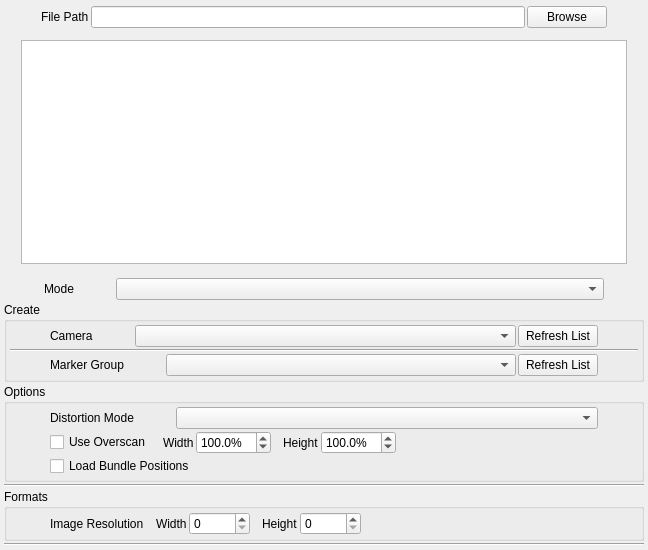
<?xml version="1.0" encoding="UTF-8"?>
<ui version="4.0">
 <class>Form</class>
 <widget class="QWidget" name="Form">
  <property name="geometry">
   <rect>
    <x>0</x>
    <y>0</y>
    <width>648</width>
    <height>550</height>
   </rect>
  </property>
  <property name="windowTitle">
   <string>Form</string>
  </property>
  <layout class="QVBoxLayout" name="verticalLayout_4">
   <property name="spacing">
    <number>1</number>
   </property>
   <property name="leftMargin">
    <number>1</number>
   </property>
   <property name="topMargin">
    <number>1</number>
   </property>
   <property name="rightMargin">
    <number>1</number>
   </property>
   <property name="bottomMargin">
    <number>1</number>
   </property>
   <item>
    <layout class="QVBoxLayout" name="verticalLayout" stretch="0,0,0,0,0">
     <property name="spacing">
      <number>2</number>
     </property>
     <item>
      <spacer name="verticalSpacer">
       <property name="orientation">
        <enum>Qt::Vertical</enum>
       </property>
       <property name="sizeType">
        <enum>QSizePolicy::Minimum</enum>
       </property>
       <property name="sizeHint" stdset="0">
        <size>
         <width>20</width>
         <height>5</height>
        </size>
       </property>
      </spacer>
     </item>
     <item>
      <layout class="QHBoxLayout" name="filepath_horizontalLayout">
       <item>
        <spacer name="horizontalSpacer">
         <property name="orientation">
          <enum>Qt::Horizontal</enum>
         </property>
         <property name="sizeType">
          <enum>QSizePolicy::Minimum</enum>
         </property>
         <property name="sizeHint" stdset="0">
          <size>
           <width>40</width>
           <height>20</height>
          </size>
         </property>
        </spacer>
       </item>
       <item>
        <widget class="QLabel" name="filepath_label">
         <property name="text">
          <string>File Path</string>
         </property>
        </widget>
       </item>
       <item>
        <widget class="QLineEdit" name="filepath_lineEdit"/>
       </item>
       <item>
        <widget class="QPushButton" name="filepath_pushButton">
         <property name="text">
          <string>Browse</string>
         </property>
        </widget>
       </item>
       <item>
        <spacer name="horizontalSpacer_2">
         <property name="orientation">
          <enum>Qt::Horizontal</enum>
         </property>
         <property name="sizeType">
          <enum>QSizePolicy::Preferred</enum>
         </property>
         <property name="sizeHint" stdset="0">
          <size>
           <width>40</width>
           <height>20</height>
          </size>
         </property>
        </spacer>
       </item>
      </layout>
     </item>
     <item>
      <spacer name="verticalSpacer_3">
       <property name="orientation">
        <enum>Qt::Vertical</enum>
       </property>
       <property name="sizeType">
        <enum>QSizePolicy::Minimum</enum>
       </property>
       <property name="sizeHint" stdset="0">
        <size>
         <width>20</width>
         <height>10</height>
        </size>
       </property>
      </spacer>
     </item>
     <item>
      <layout class="QHBoxLayout" name="fileInfo_horizontalLayout">
       <item>
        <spacer name="horizontalSpacer_4">
         <property name="orientation">
          <enum>Qt::Horizontal</enum>
         </property>
         <property name="sizeType">
          <enum>QSizePolicy::Minimum</enum>
         </property>
         <property name="sizeHint" stdset="0">
          <size>
           <width>20</width>
           <height>20</height>
          </size>
         </property>
        </spacer>
       </item>
       <item>
        <widget class="QPlainTextEdit" name="fileInfo_plainTextEdit"/>
       </item>
       <item>
        <spacer name="horizontalSpacer_3">
         <property name="orientation">
          <enum>Qt::Horizontal</enum>
         </property>
         <property name="sizeType">
          <enum>QSizePolicy::Minimum</enum>
         </property>
         <property name="sizeHint" stdset="0">
          <size>
           <width>20</width>
           <height>20</height>
          </size>
         </property>
        </spacer>
       </item>
      </layout>
     </item>
     <item>
      <spacer name="verticalSpacer_4">
       <property name="orientation">
        <enum>Qt::Vertical</enum>
       </property>
       <property name="sizeType">
        <enum>QSizePolicy::Minimum</enum>
       </property>
       <property name="sizeHint" stdset="0">
        <size>
         <width>20</width>
         <height>10</height>
        </size>
       </property>
      </spacer>
     </item>
    </layout>
   </item>
   <item>
    <layout class="QVBoxLayout" name="loadoptions_verticalLayout">
     <property name="spacing">
      <number>2</number>
     </property>
     <property name="leftMargin">
      <number>3</number>
     </property>
     <property name="topMargin">
      <number>3</number>
     </property>
     <property name="rightMargin">
      <number>3</number>
     </property>
     <property name="bottomMargin">
      <number>3</number>
     </property>
     <item>
      <layout class="QHBoxLayout" name="loadMode_horizontalLayout">
       <item>
        <spacer name="horizontalSpacer_16">
         <property name="orientation">
          <enum>Qt::Horizontal</enum>
         </property>
         <property name="sizeType">
          <enum>QSizePolicy::Minimum</enum>
         </property>
         <property name="sizeHint" stdset="0">
          <size>
           <width>40</width>
           <height>20</height>
          </size>
         </property>
        </spacer>
       </item>
       <item>
        <widget class="QLabel" name="loadMode_label">
         <property name="text">
          <string>Mode</string>
         </property>
        </widget>
       </item>
       <item>
        <spacer name="horizontalSpacer_17">
         <property name="orientation">
          <enum>Qt::Horizontal</enum>
         </property>
         <property name="sizeType">
          <enum>QSizePolicy::Minimum</enum>
         </property>
         <property name="sizeHint" stdset="0">
          <size>
           <width>40</width>
           <height>20</height>
          </size>
         </property>
        </spacer>
       </item>
       <item>
        <widget class="QComboBox" name="loadMode_comboBox">
         <property name="sizePolicy">
          <sizepolicy hsizetype="Preferred" vsizetype="Fixed">
           <horstretch>1</horstretch>
           <verstretch>0</verstretch>
          </sizepolicy>
         </property>
        </widget>
       </item>
       <item>
        <spacer name="horizontalSpacer_18">
         <property name="orientation">
          <enum>Qt::Horizontal</enum>
         </property>
         <property name="sizeType">
          <enum>QSizePolicy::Preferred</enum>
         </property>
         <property name="sizeHint" stdset="0">
          <size>
           <width>40</width>
           <height>20</height>
          </size>
         </property>
        </spacer>
       </item>
      </layout>
     </item>
     <item>
      <widget class="QGroupBox" name="create_groupBox">
       <property name="title">
        <string>Create</string>
       </property>
       <layout class="QVBoxLayout" name="verticalLayout_2">
        <property name="spacing">
         <number>2</number>
        </property>
        <property name="leftMargin">
         <number>3</number>
        </property>
        <property name="topMargin">
         <number>3</number>
        </property>
        <property name="rightMargin">
         <number>3</number>
        </property>
        <property name="bottomMargin">
         <number>3</number>
        </property>
        <item>
         <layout class="QHBoxLayout" name="camera_horizontalLayout">
          <item>
           <spacer name="horizontalSpacer_7">
            <property name="orientation">
             <enum>Qt::Horizontal</enum>
            </property>
            <property name="sizeType">
             <enum>QSizePolicy::Minimum</enum>
            </property>
            <property name="sizeHint" stdset="0">
             <size>
              <width>40</width>
              <height>20</height>
             </size>
            </property>
           </spacer>
          </item>
          <item>
           <widget class="QLabel" name="camera_label">
            <property name="text">
             <string>Camera</string>
            </property>
           </widget>
          </item>
          <item>
           <spacer name="horizontalSpacer_9">
            <property name="orientation">
             <enum>Qt::Horizontal</enum>
            </property>
            <property name="sizeType">
             <enum>QSizePolicy::Minimum</enum>
            </property>
            <property name="sizeHint" stdset="0">
             <size>
              <width>40</width>
              <height>20</height>
             </size>
            </property>
           </spacer>
          </item>
          <item>
           <widget class="QComboBox" name="camera_comboBox">
            <property name="sizePolicy">
             <sizepolicy hsizetype="Preferred" vsizetype="Fixed">
              <horstretch>1</horstretch>
              <verstretch>0</verstretch>
             </sizepolicy>
            </property>
           </widget>
          </item>
          <item>
           <widget class="QPushButton" name="cameraUpdate_pushButton">
            <property name="text">
             <string>Refresh List</string>
            </property>
           </widget>
          </item>
          <item>
           <spacer name="horizontalSpacer_8">
            <property name="orientation">
             <enum>Qt::Horizontal</enum>
            </property>
            <property name="sizeType">
             <enum>QSizePolicy::Preferred</enum>
            </property>
            <property name="sizeHint" stdset="0">
             <size>
              <width>40</width>
              <height>20</height>
             </size>
            </property>
           </spacer>
          </item>
         </layout>
        </item>
        <item>
         <widget class="Line" name="line_4">
          <property name="orientation">
           <enum>Qt::Horizontal</enum>
          </property>
         </widget>
        </item>
        <item>
         <layout class="QHBoxLayout" name="markerGroup_horizontalLayout">
          <item>
           <spacer name="horizontalSpacer_10">
            <property name="orientation">
             <enum>Qt::Horizontal</enum>
            </property>
            <property name="sizeType">
             <enum>QSizePolicy::Minimum</enum>
            </property>
            <property name="sizeHint" stdset="0">
             <size>
              <width>40</width>
              <height>20</height>
             </size>
            </property>
           </spacer>
          </item>
          <item>
           <widget class="QLabel" name="markerGroup_label">
            <property name="text">
             <string>Marker Group</string>
            </property>
           </widget>
          </item>
          <item>
           <spacer name="horizontalSpacer_11">
            <property name="orientation">
             <enum>Qt::Horizontal</enum>
            </property>
            <property name="sizeType">
             <enum>QSizePolicy::Minimum</enum>
            </property>
            <property name="sizeHint" stdset="0">
             <size>
              <width>40</width>
              <height>20</height>
             </size>
            </property>
           </spacer>
          </item>
          <item>
           <widget class="QComboBox" name="markerGroup_comboBox">
            <property name="sizePolicy">
             <sizepolicy hsizetype="Preferred" vsizetype="Fixed">
              <horstretch>1</horstretch>
              <verstretch>0</verstretch>
             </sizepolicy>
            </property>
           </widget>
          </item>
          <item>
           <widget class="QPushButton" name="markerGroupUpdate_pushButton">
            <property name="text">
             <string>Refresh List</string>
            </property>
           </widget>
          </item>
          <item>
           <spacer name="horizontalSpacer_12">
            <property name="orientation">
             <enum>Qt::Horizontal</enum>
            </property>
            <property name="sizeType">
             <enum>QSizePolicy::Preferred</enum>
            </property>
            <property name="sizeHint" stdset="0">
             <size>
              <width>40</width>
              <height>20</height>
             </size>
            </property>
           </spacer>
          </item>
         </layout>
        </item>
       </layout>
      </widget>
     </item>
     <item>
      <widget class="QGroupBox" name="data_groupBox">
       <property name="title">
        <string>Options</string>
       </property>
       <layout class="QVBoxLayout" name="verticalLayout_5">
        <property name="spacing">
         <number>2</number>
        </property>
        <property name="leftMargin">
         <number>3</number>
        </property>
        <property name="topMargin">
         <number>3</number>
        </property>
        <property name="rightMargin">
         <number>3</number>
        </property>
        <property name="bottomMargin">
         <number>3</number>
        </property>
        <item>
         <layout class="QHBoxLayout" name="distortionMode_horizontalLayout">
          <item>
           <spacer name="horizontalSpacer_13">
            <property name="orientation">
             <enum>Qt::Horizontal</enum>
            </property>
            <property name="sizeType">
             <enum>QSizePolicy::Minimum</enum>
            </property>
            <property name="sizeHint" stdset="0">
             <size>
              <width>40</width>
              <height>20</height>
             </size>
            </property>
           </spacer>
          </item>
          <item>
           <widget class="QLabel" name="distortionMode_label">
            <property name="text">
             <string>Distortion Mode</string>
            </property>
           </widget>
          </item>
          <item>
           <spacer name="horizontalSpacer_15">
            <property name="orientation">
             <enum>Qt::Horizontal</enum>
            </property>
            <property name="sizeType">
             <enum>QSizePolicy::Minimum</enum>
            </property>
            <property name="sizeHint" stdset="0">
             <size>
              <width>40</width>
              <height>20</height>
             </size>
            </property>
           </spacer>
          </item>
          <item>
           <widget class="QComboBox" name="distortionMode_comboBox">
            <property name="sizePolicy">
             <sizepolicy hsizetype="Preferred" vsizetype="Fixed">
              <horstretch>1</horstretch>
              <verstretch>0</verstretch>
             </sizepolicy>
            </property>
           </widget>
          </item>
          <item>
           <spacer name="horizontalSpacer_14">
            <property name="orientation">
             <enum>Qt::Horizontal</enum>
            </property>
            <property name="sizeType">
             <enum>QSizePolicy::Preferred</enum>
            </property>
            <property name="sizeHint" stdset="0">
             <size>
              <width>40</width>
              <height>20</height>
             </size>
            </property>
           </spacer>
          </item>
         </layout>
        </item>
        <item>
         <layout class="QHBoxLayout" name="overscan_horizontalLayout">
          <item>
           <spacer name="horizontalSpacer_21">
            <property name="orientation">
             <enum>Qt::Horizontal</enum>
            </property>
            <property name="sizeType">
             <enum>QSizePolicy::Minimum</enum>
            </property>
            <property name="sizeHint" stdset="0">
             <size>
              <width>40</width>
              <height>20</height>
             </size>
            </property>
           </spacer>
          </item>
          <item>
           <widget class="QCheckBox" name="overscan_checkBox">
            <property name="text">
             <string>Use Overscan</string>
            </property>
           </widget>
          </item>
          <item>
           <spacer name="horizontalSpacer_25">
            <property name="orientation">
             <enum>Qt::Horizontal</enum>
            </property>
            <property name="sizeType">
             <enum>QSizePolicy::Preferred</enum>
            </property>
            <property name="sizeHint" stdset="0">
             <size>
              <width>10</width>
              <height>20</height>
             </size>
            </property>
           </spacer>
          </item>
          <item>
           <widget class="QLabel" name="overscanX_label">
            <property name="text">
             <string>Width</string>
            </property>
           </widget>
          </item>
          <item>
           <widget class="QDoubleSpinBox" name="overscanX_doubleSpinBox">
            <property name="suffix">
             <string>%</string>
            </property>
            <property name="decimals">
             <number>1</number>
            </property>
            <property name="minimum">
             <double>1.000000000000000</double>
            </property>
            <property name="maximum">
             <double>1000.000000000000000</double>
            </property>
            <property name="singleStep">
             <double>5.000000000000000</double>
            </property>
            <property name="value">
             <double>100.000000000000000</double>
            </property>
           </widget>
          </item>
          <item>
           <spacer name="horizontalSpacer_20">
            <property name="orientation">
             <enum>Qt::Horizontal</enum>
            </property>
            <property name="sizeType">
             <enum>QSizePolicy::Preferred</enum>
            </property>
            <property name="sizeHint" stdset="0">
             <size>
              <width>10</width>
              <height>20</height>
             </size>
            </property>
           </spacer>
          </item>
          <item>
           <widget class="QLabel" name="overscanY_label">
            <property name="text">
             <string>Height</string>
            </property>
           </widget>
          </item>
          <item>
           <widget class="QDoubleSpinBox" name="overscanY_doubleSpinBox">
            <property name="suffix">
             <string>%</string>
            </property>
            <property name="decimals">
             <number>1</number>
            </property>
            <property name="minimum">
             <double>1.000000000000000</double>
            </property>
            <property name="maximum">
             <double>1000.000000000000000</double>
            </property>
            <property name="singleStep">
             <double>5.000000000000000</double>
            </property>
            <property name="value">
             <double>100.000000000000000</double>
            </property>
           </widget>
          </item>
          <item>
           <spacer name="horizontalSpacer_22">
            <property name="orientation">
             <enum>Qt::Horizontal</enum>
            </property>
            <property name="sizeType">
             <enum>QSizePolicy::Expanding</enum>
            </property>
            <property name="sizeHint" stdset="0">
             <size>
              <width>40</width>
              <height>20</height>
             </size>
            </property>
           </spacer>
          </item>
         </layout>
        </item>
        <item>
         <layout class="QHBoxLayout" name="loadBndPositions_horizontalLayout">
          <item>
           <spacer name="horizontalSpacer_23">
            <property name="orientation">
             <enum>Qt::Horizontal</enum>
            </property>
            <property name="sizeType">
             <enum>QSizePolicy::Minimum</enum>
            </property>
            <property name="sizeHint" stdset="0">
             <size>
              <width>40</width>
              <height>20</height>
             </size>
            </property>
           </spacer>
          </item>
          <item>
           <widget class="QCheckBox" name="loadBndPositions_checkBox">
            <property name="text">
             <string>Load Bundle Positions</string>
            </property>
           </widget>
          </item>
          <item>
           <spacer name="horizontalSpacer_24">
            <property name="orientation">
             <enum>Qt::Horizontal</enum>
            </property>
            <property name="sizeType">
             <enum>QSizePolicy::Expanding</enum>
            </property>
            <property name="sizeHint" stdset="0">
             <size>
              <width>40</width>
              <height>20</height>
             </size>
            </property>
           </spacer>
          </item>
         </layout>
        </item>
       </layout>
      </widget>
     </item>
     <item>
      <widget class="Line" name="line_3">
       <property name="orientation">
        <enum>Qt::Horizontal</enum>
       </property>
      </widget>
     </item>
     <item>
      <widget class="QGroupBox" name="formatOptions_groupBox">
       <property name="title">
        <string>Formats</string>
       </property>
       <layout class="QVBoxLayout" name="verticalLayout_3">
        <property name="spacing">
         <number>2</number>
        </property>
        <property name="leftMargin">
         <number>3</number>
        </property>
        <property name="topMargin">
         <number>3</number>
        </property>
        <property name="rightMargin">
         <number>3</number>
        </property>
        <property name="bottomMargin">
         <number>3</number>
        </property>
        <item>
         <layout class="QHBoxLayout" name="imageRes_horizontalLayout">
          <item>
           <spacer name="horizontalSpacer_5">
            <property name="orientation">
             <enum>Qt::Horizontal</enum>
            </property>
            <property name="sizeType">
             <enum>QSizePolicy::Minimum</enum>
            </property>
            <property name="sizeHint" stdset="0">
             <size>
              <width>40</width>
              <height>20</height>
             </size>
            </property>
           </spacer>
          </item>
          <item>
           <widget class="QLabel" name="imageRes_label">
            <property name="text">
             <string>Image Resolution</string>
            </property>
           </widget>
          </item>
          <item>
           <spacer name="horizontalSpacer_26">
            <property name="orientation">
             <enum>Qt::Horizontal</enum>
            </property>
            <property name="sizeType">
             <enum>QSizePolicy::Preferred</enum>
            </property>
            <property name="sizeHint" stdset="0">
             <size>
              <width>10</width>
              <height>20</height>
             </size>
            </property>
           </spacer>
          </item>
          <item>
           <widget class="QLabel" name="imageResWidth_label">
            <property name="text">
             <string>Width</string>
            </property>
           </widget>
          </item>
          <item>
           <widget class="QSpinBox" name="imageResWidth_spinBox">
            <property name="maximum">
             <number>99999</number>
            </property>
           </widget>
          </item>
          <item>
           <spacer name="horizontalSpacer_19">
            <property name="orientation">
             <enum>Qt::Horizontal</enum>
            </property>
            <property name="sizeType">
             <enum>QSizePolicy::Preferred</enum>
            </property>
            <property name="sizeHint" stdset="0">
             <size>
              <width>10</width>
              <height>20</height>
             </size>
            </property>
           </spacer>
          </item>
          <item>
           <widget class="QLabel" name="imageResHeight_label">
            <property name="text">
             <string>Height</string>
            </property>
           </widget>
          </item>
          <item>
           <widget class="QSpinBox" name="imageResHeight_spinBox">
            <property name="maximum">
             <number>99999</number>
            </property>
           </widget>
          </item>
          <item>
           <spacer name="horizontalSpacer_6">
            <property name="orientation">
             <enum>Qt::Horizontal</enum>
            </property>
            <property name="sizeType">
             <enum>QSizePolicy::Expanding</enum>
            </property>
            <property name="sizeHint" stdset="0">
             <size>
              <width>40</width>
              <height>20</height>
             </size>
            </property>
           </spacer>
          </item>
         </layout>
        </item>
       </layout>
      </widget>
     </item>
     <item>
      <widget class="Line" name="line_2">
       <property name="orientation">
        <enum>Qt::Horizontal</enum>
       </property>
      </widget>
     </item>
    </layout>
   </item>
  </layout>
 </widget>
 <resources/>
 <connections/>
</ui>
